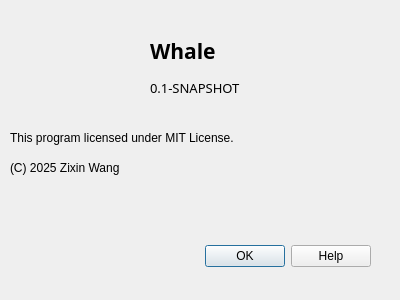
<?xml version="1.0" encoding="UTF-8"?>
<ui version="4.0">
 <class>Dialog</class>
 <widget class="QDialog" name="Dialog">
  <property name="geometry">
   <rect>
    <x>0</x>
    <y>0</y>
    <width>400</width>
    <height>300</height>
   </rect>
  </property>
  <property name="windowTitle">
   <string>About</string>
  </property>
  <widget class="QDialogButtonBox" name="buttonBox">
   <property name="geometry">
    <rect>
     <x>30</x>
     <y>240</y>
     <width>341</width>
     <height>32</height>
    </rect>
   </property>
   <property name="orientation">
    <enum>Qt::Orientation::Horizontal</enum>
   </property>
   <property name="standardButtons">
    <set>QDialogButtonBox::StandardButton::Help|QDialogButtonBox::StandardButton::Ok</set>
   </property>
   <property name="centerButtons">
    <bool>false</bool>
   </property>
  </widget>
  <widget class="QLabel" name="title">
   <property name="geometry">
    <rect>
     <x>150</x>
     <y>30</y>
     <width>191</width>
     <height>41</height>
    </rect>
   </property>
   <property name="font">
    <font>
     <family>Fira Code</family>
     <pointsize>16</pointsize>
     <bold>true</bold>
    </font>
   </property>
   <property name="text">
    <string>Whale</string>
   </property>
  </widget>
  <widget class="QLabel" name="versionNumber">
   <property name="geometry">
    <rect>
     <x>150</x>
     <y>80</y>
     <width>101</width>
     <height>16</height>
    </rect>
   </property>
   <property name="font">
    <font>
     <family>Fira Code</family>
     <pointsize>10</pointsize>
    </font>
   </property>
   <property name="text">
    <string>0.1-SNAPSHOT</string>
   </property>
  </widget>
  <widget class="QLabel" name="licenseTypeDisplay">
   <property name="geometry">
    <rect>
     <x>10</x>
     <y>130</y>
     <width>241</width>
     <height>16</height>
    </rect>
   </property>
   <property name="text">
    <string>This program licensed under MIT License.</string>
   </property>
  </widget>
  <widget class="QLabel" name="copyrightOwnerDisplay">
   <property name="geometry">
    <rect>
     <x>10</x>
     <y>160</y>
     <width>231</width>
     <height>16</height>
    </rect>
   </property>
   <property name="text">
    <string>(C) 2025 Zixin Wang</string>
   </property>
  </widget>
  <widget class="QLabel" name="logoDisplay">
   <property name="geometry">
    <rect>
     <x>20</x>
     <y>20</y>
     <width>111</width>
     <height>101</height>
    </rect>
   </property>
   <property name="text">
    <string/>
   </property>
   <property name="pixmap">
    <pixmap resource="lib.qrc">:/lib/logo.png</pixmap>
   </property>
   <property name="scaledContents">
    <bool>true</bool>
   </property>
  </widget>
 </widget>
 <resources>
  <include location="lib.qrc"/>
 </resources>
 <connections>
  <connection>
   <sender>buttonBox</sender>
   <signal>accepted()</signal>
   <receiver>Dialog</receiver>
   <slot>accept()</slot>
   <hints>
    <hint type="sourcelabel">
     <x>248</x>
     <y>254</y>
    </hint>
    <hint type="destinationlabel">
     <x>157</x>
     <y>274</y>
    </hint>
   </hints>
  </connection>
  <connection>
   <sender>buttonBox</sender>
   <signal>rejected()</signal>
   <receiver>Dialog</receiver>
   <slot>reject()</slot>
   <hints>
    <hint type="sourcelabel">
     <x>316</x>
     <y>260</y>
    </hint>
    <hint type="destinationlabel">
     <x>286</x>
     <y>274</y>
    </hint>
   </hints>
  </connection>
 </connections>
</ui>
